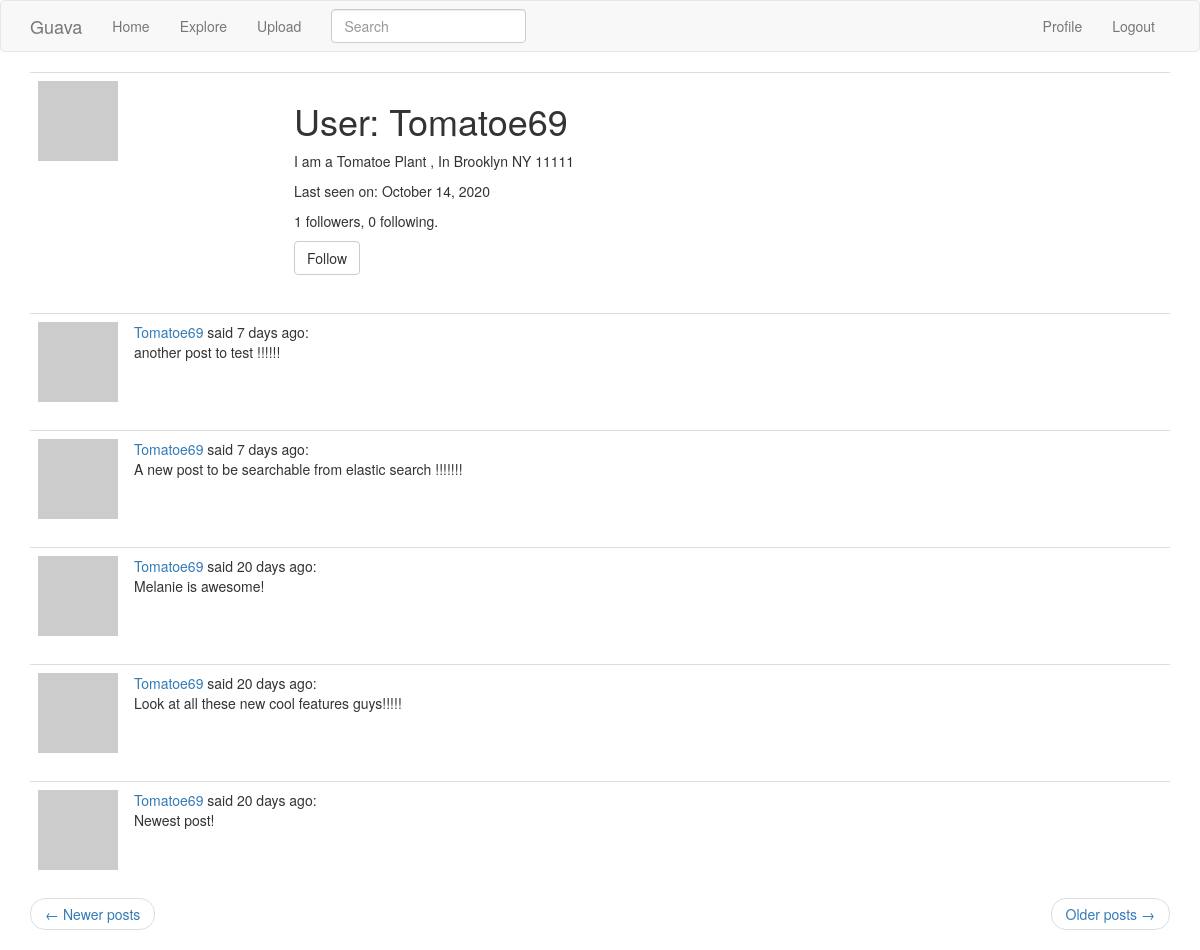
Page /user/Tomatoe69?page=2 (signed in) on the committed database.
### notapp/models.py (models this page shows, shortened)
class User(UserMixin, db.Model):
    id = db.Column(db.Integer, primary_key=True)
    username = db.Column(db.String(64), index=True, unique=True)
    email = db.Column(db.String(120), index=True, unique=True)
    password_hash = db.Column(db.String(128))
    posts = db.relationship('Post', backref='author', lazy='dynamic')
    gps = db.relationship('FileContents', backref='author', lazy='dynamic')
    about_me = db.Column(db.String(140))
    last_seen = db.Column(db.DateTime, default=datetime.utcnow)
    searchable = ['username']
    def avatar(self, size):
        digest = md5(self.email.lower().encode('utf-8')).hexdigest()
        return 'https://www.gravatar.com/avatar/{}?d=identicon&s={}'.format(
            digest, size)
    followed = db.relationship(
        'User', secondary=followers,
        primaryjoin=(followers.c.follower_id == id),
        secondaryjoin=(followers.c.followed_id == id),
        backref=db.backref('followers', lazy='dynamic'), lazy='dynamic')
    def is_following(self, user):
        return self.followed.filter(
            followers.c.followed_id == user.id).count() > 0

class SearchableMixin(object):
    @classmethod
    def before_commit(cls, session):
        session._changes = {
            'add': list(session.new),
            'update': list(session.dirty),
            'delete': list(session.deleted)
        }
    @classmethod
    def after_commit(cls, session):
        for obj in session._changes['add']:
            if isinstance(obj, SearchableMixin):
                add_to_index(obj.__tablename__, obj)
        for obj in session._changes['update']:
            if isinstance(obj, SearchableMixin):
                add_to_index(obj.__tablename__, obj)
        for obj in session._changes['delete']:
            if isinstance(obj, SearchableMixin):
                remove_from_index(obj.__tablename__, obj)
        session._changes = None

class Post(SearchableMixin, db.Model):
    __searchable__ = ['body']
    id = db.Column(db.Integer, primary_key=True)
    body = db.Column(db.String(140))
    timestamp = db.Column(db.DateTime, index=True, default=datetime.utcnow)
    user_id = db.Column(db.Integer, db.ForeignKey('user.id'))

### notapp/routes.py (the view)
@app.route('/user/<username>')
@login_required
def user(username):
    user = User.query.filter_by(username=username).first_or_404()
    page = request.args.get('page', 1, type=int)
    posts = user.posts.order_by(Post.timestamp.desc()).paginate(
        page, app.config['POSTS_PER_PAGE'], False)
    next_url = url_for('user', username=user.username, page=posts.next_num) \
        if posts.has_next else None
    prev_url = url_for('user', username=user.username, page=posts.prev_num) \
        if posts.has_prev else None
    form = EmptyForm()
    return render_template('user.html', user=user, posts=posts.items,
                           next_url=next_url, prev_url=prev_url, form=form)

### notapp/forms.py
class SearchForm(FlaskForm):
    q = StringField(('Search'), validators=[DataRequired()])
    def __init__(self, *args, **kwargs):
        if 'formdata' not in kwargs:
            kwargs['formdata'] = request.args
        if 'csrf_enabled' not in kwargs:
            kwargs['csrf_enabled'] = False
        super(SearchForm, self).__init__(*args, **kwargs)

class EmptyForm(FlaskForm):
    submit = SubmitField('Submit')

### notapp/models.py (called while the page is built)
@login.user_loader
def load_user(id):
    return User.query.get(int(id))

### notapp/routes.py (called while the page is built)
@app.before_request
def before_request():
    if current_user.is_authenticated:
        current_user.last_seen = datetime.utcnow()
        db.session.commit()
        g.search_form = SearchForm()

### notapp/templates/user.html (shortened to what this page needs)
{% extends "base.html" %}
{% block app_content %}
<table class="table table-hover">
    <tr>
        <td width="256px"><img src="{{ user.avatar(256) }}"></td>
        <td>
            <h1>User: {{ user.username }}</h1>
            {% if user.about_me %}<p>{{ user.about_me }}</p>{% endif %}
            {% if user.last_seen %}
            <p>Last seen on: {{ moment(user.last_seen).format('LL') }}</p>
            {% endif %}
            <p>{{ user.followers.count() }} followers, {{ user.followed.count() }} following.</p>
            {% if user == current_user %}
            <p><a href="{{ url_for('edit_profile') }}">Edit your profile</a></p>
            {% elif not current_user.is_following(user) %}
            <p>
            <form action="{{ url_for('follow', username=user.username) }}" method="post">
                {{ form.submit(value='Follow', class_='btn btn-default') }}
            </form>
            </p>
            {% endif %}
        </td>
    </tr>
</table>
{% for post in posts %}
{% include '_post.html' %}
{% endfor %}
<nav aria-label="...">
    <ul class="pager">
        <li class="previous{% if not prev_url %} disabled{% endif %}">
            <a href="{{ prev_url or '#' }}">
                <span aria-hidden="true">&larr;</span> Newer posts
            </a>
        </li>
        <li class="next{% if not next_url %} disabled{% endif %}">
            <a href="{{ next_url or '#' }}">
                Older posts <span aria-hidden="true">&rarr;</span>
            </a>
        </li>
    </ul>
</nav>
{% endblock %}

### notapp/templates/_post.html
<table class="table table-hover">
    <tr>
        <td width="70px">
            <a href="{{ url_for('user', username=post.author.username) }}">
                <img src="{{ post.author.avatar(70) }}" />
            </a>
        </td>
        <td>
            <a href="{{ url_for('user', username=post.author.username) }}">
                {{ post.author.username }}
            </a>
            said {{ moment(post.timestamp).fromNow() }}:
            <br>
            {{ post.body }}
        </td>
    </tr>
</table>

### rows in the picture
User: username "Tomatoe69", about_me "I am a Tomatoe Plant , In Brooklyn NY 11111", last_seen "October 14, 2020"
Post: author.username "Tomatoe69", timestamp "7 days ago", body "another post to test !!!!!!"
Post: author.username "Tomatoe69", timestamp "7 days ago", body "A new post to be searchable from elastic search !!!!!!!"
Post: author.username "Tomatoe69", timestamp "20 days ago", body "Melanie is awesome!"
Post: author.username "Tomatoe69", timestamp "20 days ago", body "Look at all these new cool features guys!!!!!"
Post: author.username "Tomatoe69", timestamp "20 days ago", body "Newest post!"

### other values in the picture
{{ user.followers.count() }} "1"
{{ user.followed.count() }} "0"
